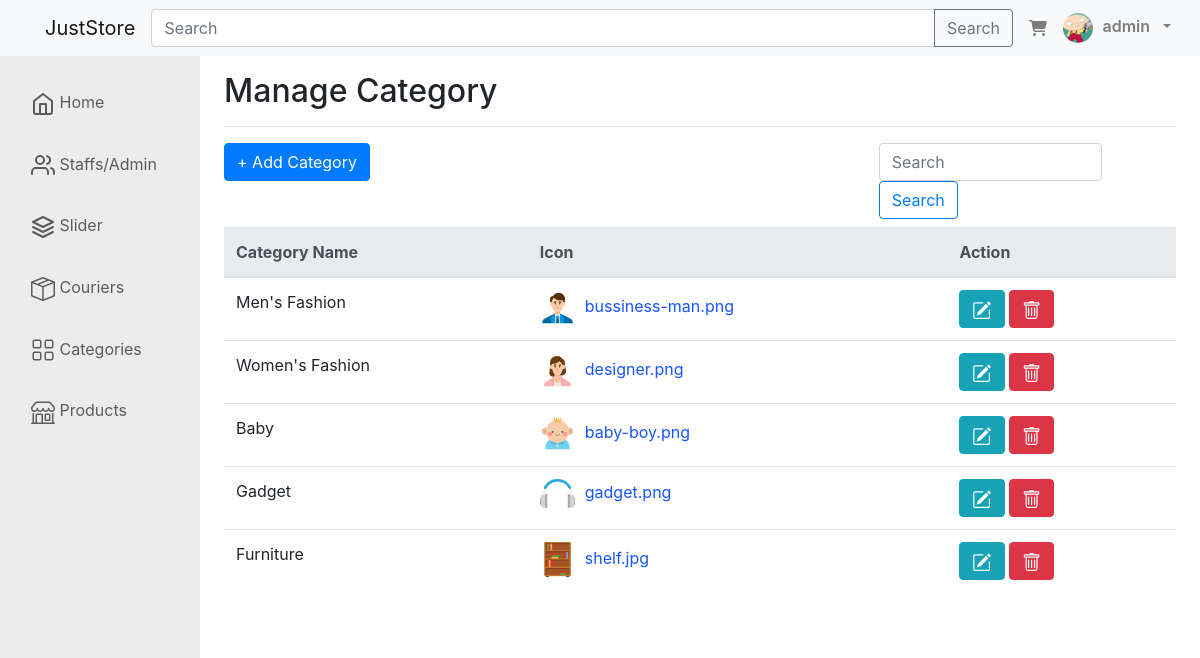
Screenshot of /juststore/?page=admin&tab=category (signed in) with the database file from the repository.
### tables this page shows
CREATE TABLE `categories` (
  `id` int(11) NOT NULL,
  `name` varchar(255) NOT NULL,
  `icon` varchar(255) NOT NULL
);

### juststore/database/Database.php (called while the page is built)
<?php
class Database{
    private $hostname = 'localhost';
    private $db_name = 'juststore';
    private $username = 'root';
    private $password = '';
    function getConnection(){
        try{
            $conn = new PDO("mysql:host=$this->hostname;dbname=$this->db_name",$this->username,$this->password);
            return $conn;
        }
        catch(PDOException $e){
            echo "connection failed. ".$e->getMessage();
        }
    }
}
?>

### juststore/model/Category.php (called while the page is built, shortened)
<?php
class Category{
    private $conn = '';
    public function __construct($database){
        $this->conn = $database->getConnection();
    }
    public function getCategory(){
        $stmt = $this->conn->prepare("SELECT * FROM `categories`");
        $stmt->execute();
        $data = $stmt->fetchAll(PDO::FETCH_ASSOC);
        return $data;
    }
}
?>

### juststore/views/pages/category.php (the view, shortened to what this page needs)
<?php
  $category = new Category($database);
  $data = $category->getCategory();
?>
<main role="main" class="col-md-9 ml-sm-auto col-lg-10 px-md-4">
      <div class="d-flex justify-content-between flex-wrap flex-md-nowrap align-items-center pt-3 pb-2 mb-3 border-bottom">
        <h1 class="h2">Manage Category</h1>
      </div>
      <div class="row mb-2 justify-content-between">
            <div class="col-md-5">
                <button class="btn btn-primary" id="btn-addcategory" data-toggle="modal" data-target="#addcategory">+ Add Category</button>
            </div>
            <div class="col-md-4">
                <form class="form-inline my-2 my-lg-0">
                    <input class="form-control w-75 mr-sm-2" type="search" placeholder="Search" aria-label="Search">
                    <button class="btn btn-outline-primary my-2 my-sm-0" type="submit">Search</button>
                </form>
            </div>
        </div>
      <div class="table-responsive">
      <table class="table">
            <thead class="thead-light">
                <tr>
                <th scope="col">Category Name</th>
                <th scope="col">Icon</th>
                <th scope="col">Action</th>
                </tr>
            </thead>
            <tbody>
                <?php foreach($data as $d){ ?>
                  <tr>
                      <td><?php echo $d['name'] ?></td>
                      <td class="courier-custom-table"><img src="assets/category/<?php echo $d['icon'] ?>" class="courier-img-table" alt=""><?php echo $d['icon'] ?></td>
                      <td>
                          <form action="user/deleteCategory.php" method="POST">
                            <a class="btn btn-info" href="" data-toggle="modal" data-target="#editCategory<?php echo $d['id'] ?>">
                            </a>
                            <button type="submit" class="btn btn-danger" onclick="return confirm('confirm delete data?')">
                          </form>
                      </td>
                  </tr>
                <?php } ?>
            </tbody>
        </table>
      </div>
    </main>

### juststore/style/style.css (style rules this page uses)
.courier-img-table { width: 35px; margin: 0 10px 0 0; }
.courier-custom-table { color: rgb(23, 85, 255); }

### rows the page displays
categories: name "Men's Fashion", icon (picture), icon "bussiness-man.png"
categories: name "Women's Fashion", icon (picture), icon "designer.png"
categories: name "Baby", icon (picture), icon "baby-boy.png"
categories: name "Gadget", icon (picture), icon "gadget.png"
categories: name "Furniture", icon (picture), icon "shelf.jpg"

### other values shown
$user['name'] "admin"
